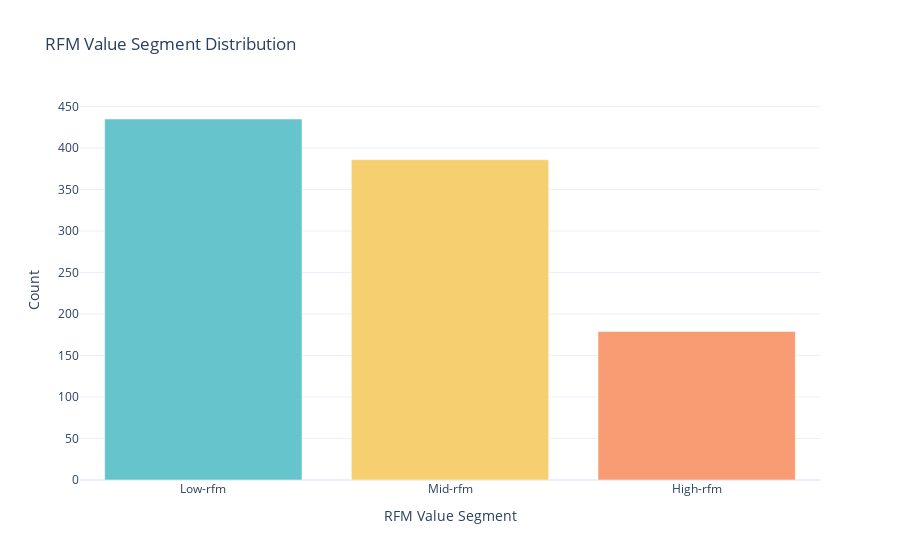

The code cell stored with this chart in its notebook:
### Code cell
import plotly.express as px
import plotly.io as pio
import plotly.graph_objects as go


# RFM Segment Distribution
segment_counts = final_data_1['RFM-segment'].value_counts().reset_index()
segment_counts.columns = ['RFM-segment', 'Count']

pastel_colors = px.colors.qualitative.Pastel

# Create the bar chart
fig_segment_dist = px.bar(segment_counts, x='RFM-segment', y='Count', 
                          color='RFM-segment', color_discrete_sequence=pastel_colors,
                          title='RFM Value Segment Distribution')

# Update the layout
fig_segment_dist.update_layout(xaxis_title='RFM Value Segment',
                              yaxis_title='Count',
                              showlegend=False)

# Show the figure
fig_segment_dist.show()

### Figure 1 — Plotly figure (JSON) as saved in the notebook; plotly's stock layout.template omitted (floating-point values rounded to 4 significant figures)
{"data": [{"alignmentgroup": "True", "hovertemplate": "RFM-segment=%{x}<br>Count=%{y}<extra></extra>", "legendgroup": "Low-rfm", "marker": {"color": "rgb(102, 197, 204)", "pattern": {"shape": ""}}, "name": "Low-rfm", "offsetgroup": "Low-rfm", "orientation": "v", "showlegend": true, "textposition": "auto", "type": "bar", "x": ["Low-rfm"], "xaxis": "x", "y": [435], "yaxis": "y"}, {"alignmentgroup": "True", "hovertemplate": "RFM-segment=%{x}<br>Count=%{y}<extra></extra>", "legendgroup": "Mid-rfm", "marker": {"color": "rgb(246, 207, 113)", "pattern": {"shape": ""}}, "name": "Mid-rfm", "offsetgroup": "Mid-rfm", "orientation": "v", "showlegend": true, "textposition": "auto", "type": "bar", "x": ["Mid-rfm"], "xaxis": "x", "y": [386], "yaxis": "y"}, {"alignmentgroup": "True", "hovertemplate": "RFM-segment=%{x}<br>Count=%{y}<extra></extra>", "legendgroup": "High-rfm", "marker": {"color": "rgb(248, 156, 116)", "pattern": {"shape": ""}}, "name": "High-rfm", "offsetgroup": "High-rfm", "orientation": "v", "showlegend": true, "textposition": "auto", "type": "bar", "x": ["High-rfm"], "xaxis": "x", "y": [179], "yaxis": "y"}], "layout": {"barmode": "relative", "legend": {"title": {"text": "RFM-segment"}, "tracegroupgap": 0}, "showlegend": false, "title": {"text": "RFM Value Segment Distribution"}, "xaxis": {"anchor": "y", "categoryarray": ["Low-rfm", "Mid-rfm", "High-rfm"], "categoryorder": "array", "domain": [0, 1], "title": {"text": "RFM Value Segment"}}, "yaxis": {"anchor": "x", "domain": [0, 1], "title": {"text": "Count"}}}}
